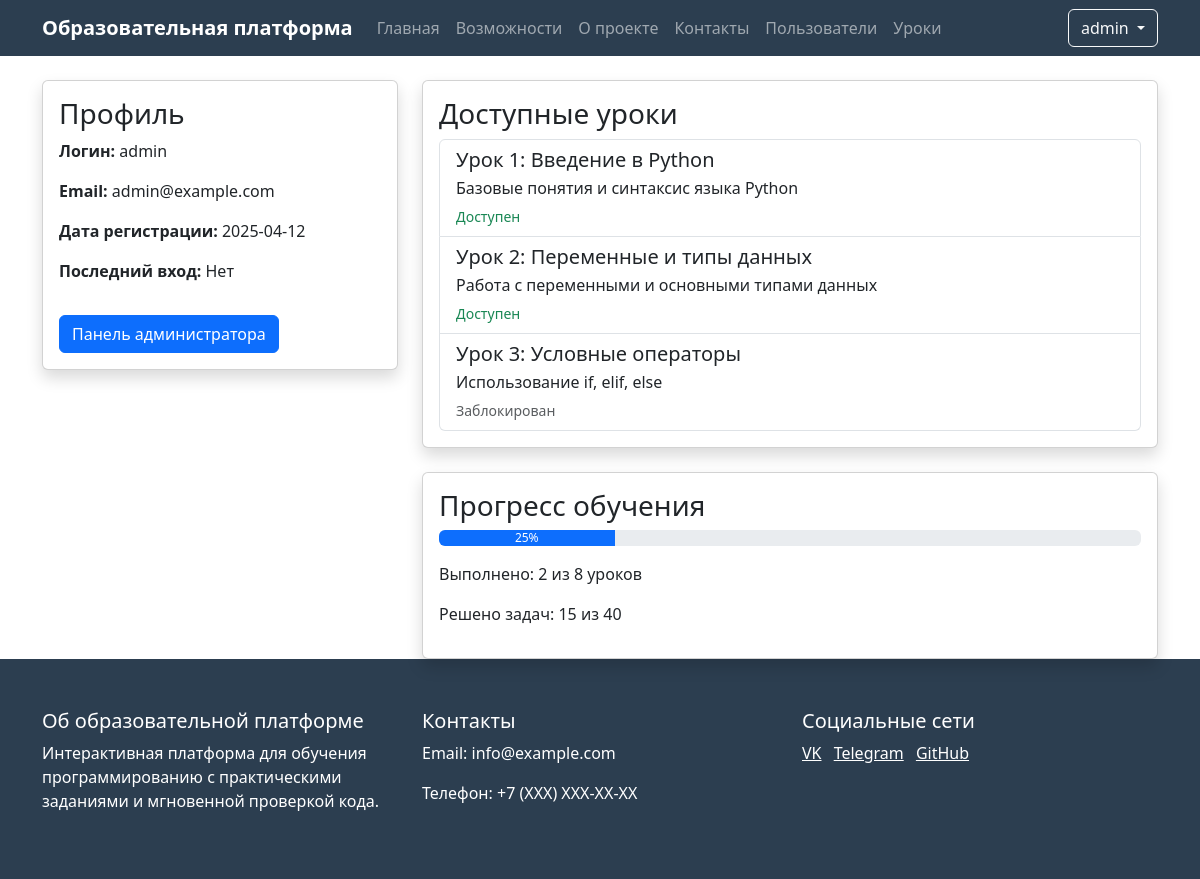
Page /dashboard (signed in) on the earlier database version.
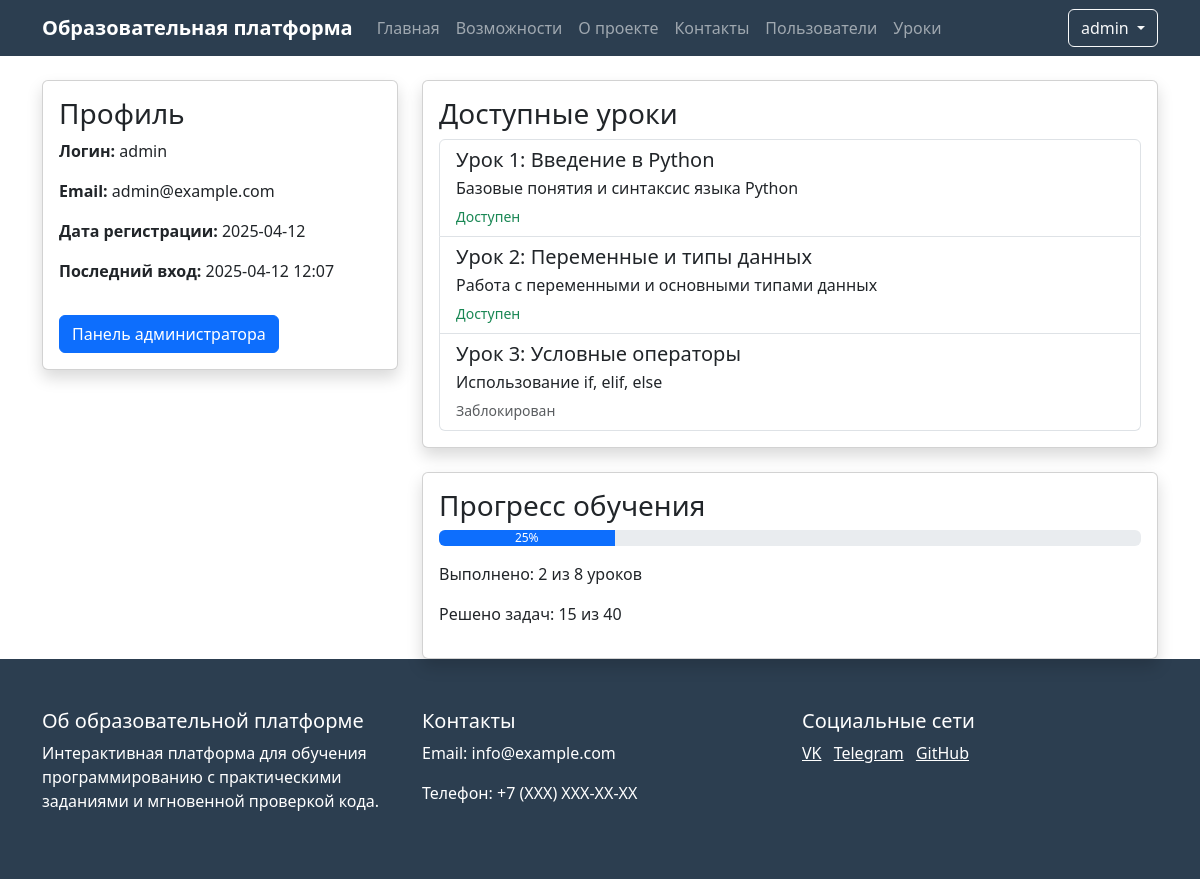
Same page on the later database version.
### app.py (models this page shows, shortened)
class User(UserMixin, db.Model):
    id = db.Column(db.Integer, primary_key=True)
    name = db.Column(db.String(100), nullable=False)
    username = db.Column(db.String(80), unique=True, nullable=False)
    email = db.Column(db.String(120), unique=True, nullable=False)
    password_hash = db.Column(db.String(128))
    is_admin = db.Column(db.Boolean, default=False)
    created_at = db.Column(db.DateTime, default=db.func.now())
    last_login = db.Column(db.DateTime)
    is_active = db.Column(db.Boolean, default=True)

### app.py (the view)
@app.route('/dashboard')
@login_required
def dashboard():
    return render_template('dashboard.html')

### app.py (called while the page is built)
@login_manager.user_loader
def load_user(user_id):
    return User.query.get(int(user_id))

### templates/dashboard.html (shortened to what this page needs)
{% extends "base.html" %}
{% block content %}
<div class="container mt-4">
    <div class="row">
        <div class="col-md-4">
            <div class="card shadow mb-4">
                <div class="card-body">
                    <h3 class="card-title">Профиль</h3>
                    <p><strong>Логин:</strong> {{ current_user.username }}</p>
                    <p><strong>Email:</strong> {{ current_user.email }}</p>
                    <p><strong>Дата регистрации:</strong> {{ current_user.created_at.strftime('%Y-%m-%d') }}</p>
                    <p><strong>Последний вход:</strong> {{ current_user.last_login.strftime('%Y-%m-%d %H:%M') if current_user.last_login else 'Нет' }}</p>
                    {% if current_user.is_admin %}
                        <a href="{{ url_for('admin_panel') }}" class="btn btn-primary mt-3">Панель администратора</a>
                    {% endif %}
                </div>
            </div>
        </div>
        <div class="col-md-8">
            <div class="card shadow mb-4">
                <div class="card-body">
                    <h3 class="card-title">Доступные уроки</h3>
                    <div class="list-group">
                        <div class="list-group-item">
                            <h5 class="mb-1">Урок 1: Введение в Python</h5>
                            <p class="mb-1">Базовые понятия и синтаксис языка Python</p>
                            <small class="text-success">Доступен</small>
                        </div>
                        <div class="list-group-item">
                            <h5 class="mb-1">Урок 2: Переменные и типы данных</h5>
                            <p class="mb-1">Работа с переменными и основными типами данных</p>
                            <small class="text-success">Доступен</small>
                        </div>
                        <div class="list-group-item">
                            <h5 class="mb-1">Урок 3: Условные операторы</h5>
                            <p class="mb-1">Использование if, elif, else</p>
                            <small class="text-muted">Заблокирован</small>
                        </div>
                    </div>
                </div>
            </div>
            <div class="card shadow">
                <div class="card-body">
                    <h3 class="card-title">Прогресс обучения</h3>
                    <div class="progress mb-3">
                        <div class="progress-bar" role="progressbar" style="width: 25%;" aria-valuenow="25" aria-valuemin="0" aria-valuemax="100">25%</div>
                    </div>
                    <p>Выполнено: 2 из 8 уроков</p>
                    <p>Решено задач: 15 из 40</p>
                </div>
            </div>
        </div>
    </div>
</div>
{% endblock %}

### templates/base.html (shortened to what this page needs)
<!DOCTYPE html>
<html lang="ru">
<head>
    <link href="https://cdn.jsdelivr.net/npm/bootstrap@5.3.0/dist/css/bootstrap.min.css" rel="stylesheet">
</head>
<body>
    <nav class="navbar navbar-expand-lg navbar-dark">
        <div class="container">
            <a class="navbar-brand" href="{{ url_for('index') }}">Образовательная платформа</a>
            <div class="collapse navbar-collapse" id="navbarNav">
                <ul class="navbar-nav me-auto">
                    <li class="nav-item">
                        <a class="nav-link" href="{{ url_for('index') }}">Главная</a>
                    </li>
                    <li class="nav-item">
                        <a class="nav-link" href="#features">Возможности</a>
                    </li>
                    <li class="nav-item">
                        <a class="nav-link" href="#about">О проекте</a>
                    </li>
                    <li class="nav-item">
                        <a class="nav-link" href="#contact">Контакты</a>
                    </li>
                    {% if current_user.is_admin %}
                        <li class="nav-item">
                            <a class="nav-link" href="{{ url_for('user_list') }}">Пользователи</a>
                        </li>
                        <li class="nav-item">
                            <a class="nav-link" href="{{ url_for('lesson_list') }}">Уроки</a>
                        </li>
                    {% endif %}
                </ul>
                <div class="d-flex">
                    {% if current_user.is_authenticated %}
                        <div class="dropdown">
                            <button class="btn btn-outline-light dropdown-toggle" type="button" id="userMenu" data-bs-toggle="dropdown">
                                {{ current_user.username }}
                            </button>
                        </div>
                    {% else %}
                        <a href="{{ url_for('login') }}" class="btn btn-outline-light me-2">Войти</a>
                    {% endif %}
                </div>
            </div>
        </div>
    </nav>
    {% block content %}{% endblock %}
    <footer class="footer">
        <div class="container">
            <div class="row">
                <div class="col-md-4">
                    <h5>Об образовательной платформе</h5>
                    <p>Интерактивная платформа для обучения программированию с практическими заданиями и мгновенной проверкой кода.</p>
                </div>
                <div class="col-md-4">
                    <h5>Контакты</h5>
                    <p>Email: info@example.com</p>
                    <p>Телефон: +7 (XXX) XXX-XX-XX</p>
                </div>
                <div class="col-md-4">
                    <h5>Социальные сети</h5>
                    <a href="#" class="text-white me-2">VK</a>
                    <a href="#" class="text-white me-2">Telegram</a>
                    <a href="#" class="text-white">GitHub</a>
                </div>
            </div>
        </div>
    </footer>
</body>
</html>

### templates/base.html (style rules this page uses)
.navbar { background-color: #2c3e50; }
.navbar-brand { font-weight: bold; }
.footer { background-color: #2c3e50; color: white; padding: 50px 0; }

Differences in the rows shown:
changed User "admin": last_login "Нет" → "2025-04-12 12:07"
